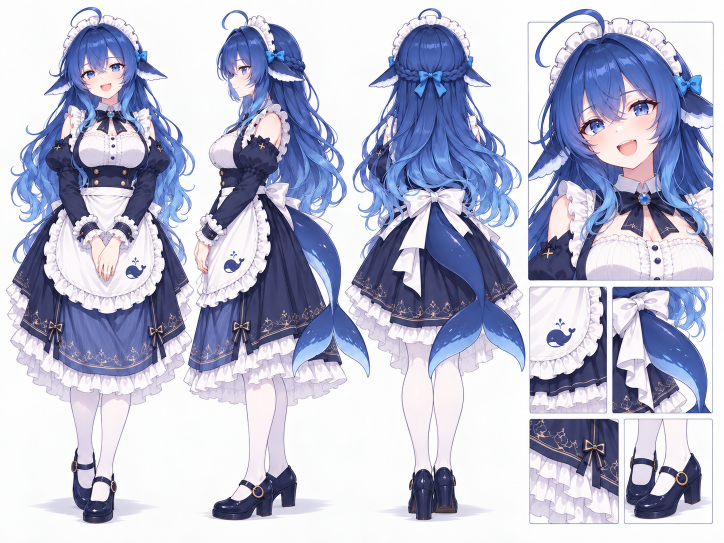
#> input picture refs/mature/sheet.png, 1448 x 1086 px, found by its file name (shown at 1/2 size)
$ python avatar_extract.py
#> lines starting #> are read from the running program, lines starting #| are printed output that depends on the picture; after the words box and inside, x2 and y2 are one past the last pixel; in counts of white or black regions, pixels touching at a corner belong together
#> in main, im is the input picture: PIL image 1448x1086 RGB; mean R, G, B 184.2, 186.8, 208.1
"""Extract the four packed figures from the character sheet into RGBA sprites."""
import json
from pathlib import Path
import numpy as np
from PIL import Image, ImageDraw, ImageFilter

SHEET = Path('refs/mature/sheet.png')
OUT = Path('stage/assets/avatar')
MIN_AREA = 2000

def sheet_mask(im):
    a = np.asarray(im).astype(np.int16)
    mn = a.min(2); mx = a.max(2)
#> after `mx = a.max(2)`:
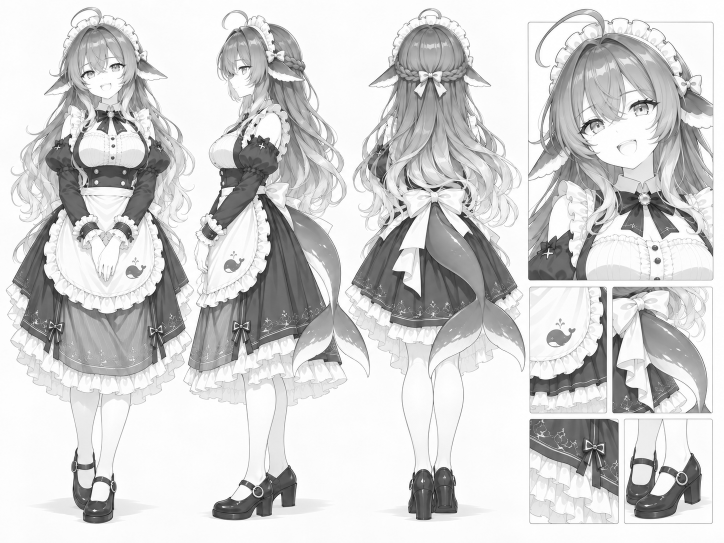
#> mx: shape (1086, 1448) int16 (shown at 1/2 size); min 6, max 255, mean 209.3
    bg = ((mn > 228) & (mx - mn < 20)).astype(np.uint8) * 255
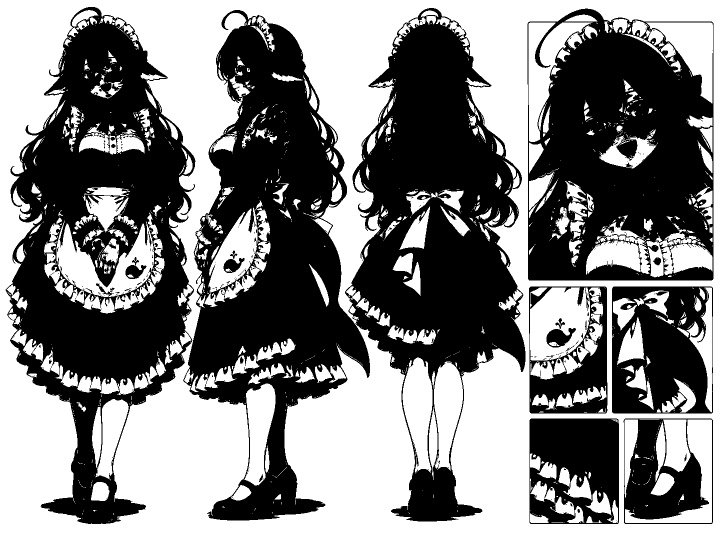
#> bg: shape (1086, 1448) (shown at 1/2 size); 51.1% white; 283 black regions (245 under 20 px), largest, box (x1, y1, x2, y2) and area: (11, 14, 391, 1048) 182837, (366, 20, 740, 1041) 171035, (690, 16, 1051, 1043) 170558
    m = Image.fromarray(bg, 'L').copy()
    w, h = m.size
#> w = 1448; h = 1086
    for seed in [(0, 0), (w - 1, 0), (0, h - 1), (w - 1, h - 1)]:
        ImageDraw.floodfill(m, seed, 128, thresh=0)
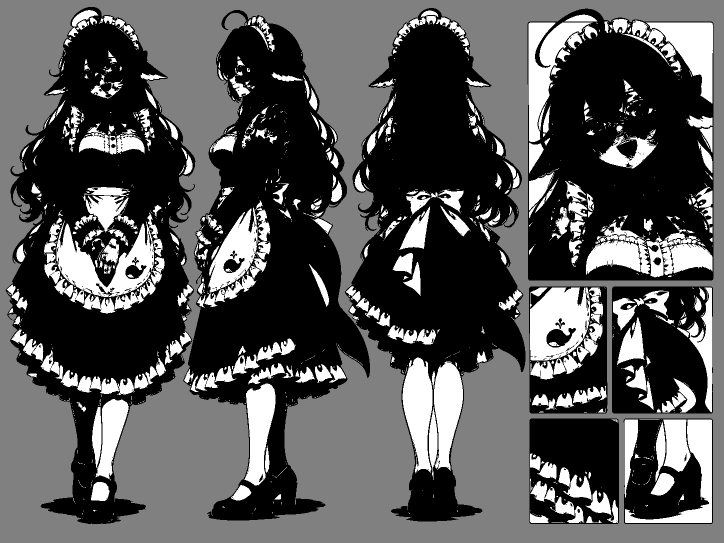
#> m: PIL image 1448x1086 L (shown at 1/2 size); min 0, max 255, mean 86.3
    return a.astype(np.uint8), np.asarray(m)

def components(mask):
    ink = Image.fromarray(((mask == 0) * 255).astype(np.uint8), 'L').copy()
    w, h = ink.size
#> w = 1448; h = 1086
    out = []
    for gy in range(0, h, 8):
        for gx in range(0, w, 8):
            if ink.getpixel((gx, gy)) != 255:
                continue
            c = ink.copy()
            ImageDraw.floodfill(c, (gx, gy), 128, thresh=0)
            arr = np.asarray(c) == 128
            area = int(arr.sum())
            ys, xs = np.nonzero(arr)
            out.append({'area': area, 'bbox': (int(xs.min()), int(ys.min()), int(xs.max()) + 1, int(ys.max()) + 1), 'mask': arr})
            ink = Image.fromarray(np.where(arr, 0, np.asarray(ink)).astype(np.uint8), 'L').copy()
#> arr: shape (1086, 1448) bool; 0% white; 1 white region, box (x1, y1, x2, y2) and area: (1100, 976, 1105, 982) 22
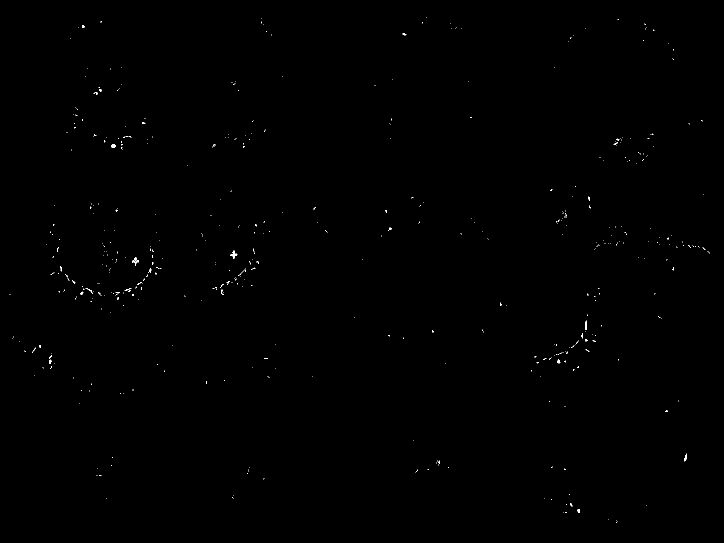
#> ink: PIL image 1448x1086 L (shown at 1/2 size); 0.14% white in thin lines or dots
#> after the loop, out = 65 items
    out.sort(key=lambda c: -c['area'])
    return out

def alpha_for(comp, mask):
    x0, y0, x1, y1 = comp['bbox']
    pad = 3
    x0 = max(0, x0 - pad); y0 = max(0, y0 - pad)
    x1 = min(mask.shape[1], x1 + pad); y1 = min(mask.shape[0], y1 + pad)
    sub = comp['mask'][y0:y1, x0:x1]
    others = Image.fromarray(((~sub) * 255).astype(np.uint8), 'L').copy()
    h, w = sub.shape
    for seed in [(0, 0), (w - 1, 0), (0, h - 1), (w - 1, h - 1)]:
        ImageDraw.floodfill(others, seed, 128, thresh=0)
    alpha = (np.asarray(others) != 128).astype(np.uint8) * 255
    alpha = np.asarray(Image.fromarray(alpha, 'L').filter(ImageFilter.GaussianBlur(1.0)))
    return alpha, (x0, y0, x1, y1)

def face_stats(rgb, alpha):
    h, w = alpha.shape
    r = rgb[:, :, 0].astype(np.int16); g = rgb[:, :, 1].astype(np.int16); b = rgb[:, :, 2].astype(np.int16)
    skin = (r > 205) & (g > 150) & (b > 120) & (r - b > 18) & (alpha > 200)
    skin[: int(h * 0.08)] = False
    skin[int(h * 0.42):] = False
    ys, xs = np.nonzero(skin)
    if len(ys) < 50:
        return None
    box = (int(xs.min()), int(ys.min()), int(xs.max()) + 1, int(ys.max()) + 1)
    # eye blobs: dark and bluish inside the face box
    bx0, by0, bx1, by1 = box
    lum = (0.299 * r + 0.587 * g + 0.114 * b)
    dark = (lum < 118) & (b >= r - 6) & (alpha > 200)
    dark[:by0, :] = False; dark[by1:, :] = False
    dark[:, :bx0] = False; dark[:, bx1:] = False
    blob = Image.fromarray((dark * 255).astype(np.uint8), 'L').copy()
    blobs = []
    for yy in range(by0, by1, 2):
        for xx in range(bx0, bx1, 2):
            if blob.getpixel((xx, yy)) != 255:
                continue
            c = blob.copy(); ImageDraw.floodfill(c, (xx, yy), 128, thresh=0)
            arr = np.asarray(c) == 128
            if arr.sum() >= 12:
                ys2, xs2 = np.nonzero(arr)
                blobs.append({'area': int(arr.sum()), 'bbox': (int(xs2.min()), int(ys2.min()), int(xs2.max()) + 1, int(ys2.max()) + 1)})
            blob = Image.fromarray(np.where(arr, 0, np.asarray(blob)).astype(np.uint8), 'L').copy()
    blobs.sort(key=lambda q: -q['area'])
    return {'skinBox': box, 'skinFrac': float(skin.sum() / (alpha > 200).sum()), 'blobs': blobs[:6]}

def main():
    im = Image.open(SHEET).convert('RGB')
    rgb, mask = sheet_mask(im)
    comps = [c for c in components(mask) if c['area'] >= 50000]
#> comps = 4 items
    print('large components:', [(c['area'], c['bbox']) for c in comps])
#| large components: [(182372, (11, 14, 391, 1048)), (170889, (366, 20, 740, 1041)), (170375, (690, 16, 1051, 1043)), (135397, (1055, 17, 1427, 561))]
    OUT.mkdir(parents=True, exist_ok=True)
    meta = []
    for i, comp in enumerate(comps[:6]):
        alpha, (x0, y0, x1, y1) = alpha_for(comp, mask)
        sub = rgb[y0:y1, x0:x1]
        rgba = np.dstack([sub, alpha])
        img = Image.fromarray(rgba, 'RGBA')
        ys, xs = np.nonzero(np.asarray(img)[:, :, 3] > 10)
        bb = (int(xs.min()), int(ys.min()), int(xs.max()) + 1, int(ys.max()) + 1)
        img = img.crop(bb)
        p = OUT / f'fig{i}.png'
        img.save(p)
        arr = np.asarray(img)
        a = arr[:, :, 3] > 128
        m2 = a[:, ::-1]
        sym = float((a & m2).sum() / max(1, (a | m2).sum()))
        fs = face_stats(arr[:, :, :3], arr[:, :, 3])
        rec = {'index': i, 'bbox': [x0 + bb[0], y0 + bb[1], x0 + bb[2], y0 + bb[3]], 'size': list(img.size), 'alphaPx': int(a.sum()), 'sym': round(sym, 4), 'face': fs}
        meta.append(rec)
        print(f"fig{i} size={img.size} bbox={rec['bbox']} px={rec['alphaPx']} sym={sym:.3f} face={fs['skinBox'] if fs else None} skinFrac={fs['skinFrac'] if fs else 0:.4f}")
        if fs:
            print('   blobs', [(q['area'], q['bbox']) for q in fs['blobs'][:4]])
#> this loop made 4 passes
#> (x0, y0, x1, y1, bb, sym) on passes 1 to 4: (8, 11, 394, 1051, (2, 1, 385, 1039), 0.886), (363, 17, 743, 1044, (2, 1, 379, 1026), 0.714), (687, 13, 1054, 1046, (1, 1, 366, 1032), 0.863), (1052, 14, 1430, 564, (1, 1, 377, 549), 0.979)
#| fig0 size=(383, 1038) bbox=[10, 12, 393, 1050] px=243297 sym=0.886 face=(100, 83, 312, 359) skinFrac=0.0185
#|    blobs [(19308, (100, 83, 312, 359)), (5083, (206, 83, 312, 226)), (920, (179, 207, 209, 257)), (819, (214, 208, 243, 257))]
#| fig1 size=(377, 1025) bbox=[365, 18, 742, 1043] px=212636 sym=0.714 face=(78, 88, 198, 351) skinFrac=0.0150
#|    blobs [(8170, (78, 248, 198, 351)), (4207, (112, 88, 198, 199)), (753, (78, 88, 110, 142)), (356, (87, 205, 136, 250))]
#| fig2 size=(365, 1031) bbox=[688, 14, 1053, 1045] px=210412 sym=0.863 face=(66, 238, 272, 297) skinFrac=0.0011
#|    blobs [(8147, (66, 238, 272, 297)), (56, (66, 238, 75, 251))]
#| fig3 size=(376, 548) bbox=[1053, 15, 1429, 563] px=194244 sym=0.979 face=(107, 131, 262, 230) skinFrac=0.0151
#|    blobs [(1729, (107, 131, 173, 218)), (1367, (191, 131, 262, 189)), (1350, (139, 131, 219, 179)), (534, (214, 182, 252, 210))]
#> pass 1, in alpha_for, `sub = comp['mask'][y0:y1, x0:x1]`:
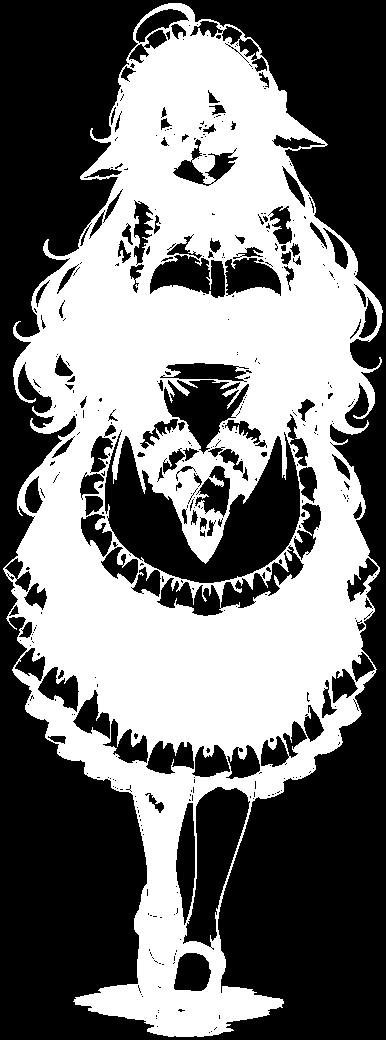
#> sub: shape (1040, 386) bool; 45.4% white; 1 white region, box (x1, y1, x2, y2) and area: (3, 3, 383, 1037) 182372
#> pass 1, in alpha_for, `alpha = (np.asarray(others) != 128).astype(np.uint8) * 255`:
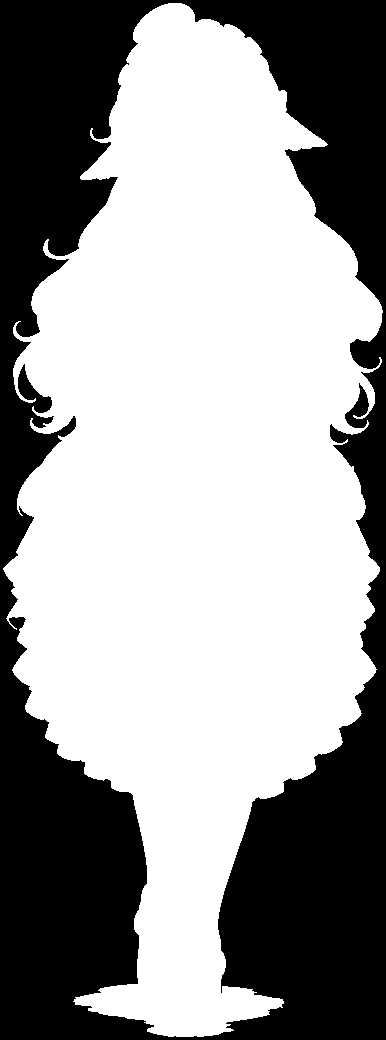
#> alpha: shape (1040, 386); 60.6% white; 1 black region, box (x1, y1, x2, y2) and area: (0, 0, 386, 1040) 158150
#> after the loop:
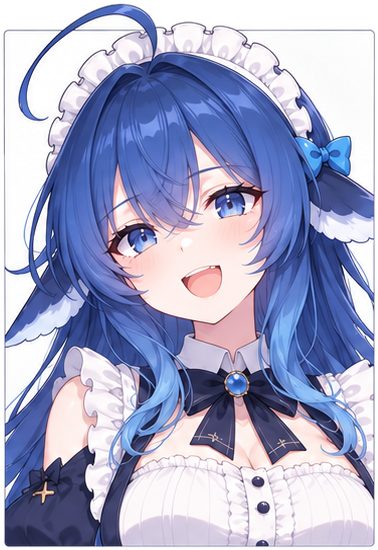
#> rgba: shape (550, 378, 4); mean R, G, B, A 163.9, 167.3, 198.4, 238.2; transparent parts drawn white
#> after the loop, meta = 4 items
    (OUT / 'figures.json').write_text(json.dumps(meta, indent=2, default=int))

if __name__ == '__main__':
    main()
